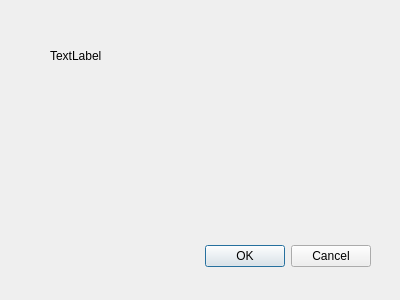
<?xml version="1.0" encoding="UTF-8"?>
<ui version="4.0">
 <class>Dialog</class>
 <widget class="QDialog" name="Dialog">
  <property name="geometry">
   <rect>
    <x>0</x>
    <y>0</y>
    <width>400</width>
    <height>300</height>
   </rect>
  </property>
  <property name="windowTitle">
   <string>Dialog Test</string>
  </property>
  <widget class="QDialogButtonBox" name="buttonBox">
   <property name="geometry">
    <rect>
     <x>30</x>
     <y>240</y>
     <width>341</width>
     <height>32</height>
    </rect>
   </property>
   <property name="orientation">
    <enum>Qt::Horizontal</enum>
   </property>
   <property name="standardButtons">
    <set>QDialogButtonBox::Cancel|QDialogButtonBox::Ok</set>
   </property>
  </widget>
  <widget class="QLabel" name="testLabel">
   <property name="geometry">
    <rect>
     <x>50</x>
     <y>40</y>
     <width>181</width>
     <height>31</height>
    </rect>
   </property>
   <property name="text">
    <string>TextLabel</string>
   </property>
  </widget>
 </widget>
 <resources/>
 <connections>
  <connection>
   <sender>buttonBox</sender>
   <signal>accepted()</signal>
   <receiver>Dialog</receiver>
   <slot>accept()</slot>
   <hints>
    <hint type="sourcelabel">
     <x>248</x>
     <y>254</y>
    </hint>
    <hint type="destinationlabel">
     <x>157</x>
     <y>274</y>
    </hint>
   </hints>
  </connection>
  <connection>
   <sender>buttonBox</sender>
   <signal>rejected()</signal>
   <receiver>Dialog</receiver>
   <slot>reject()</slot>
   <hints>
    <hint type="sourcelabel">
     <x>316</x>
     <y>260</y>
    </hint>
    <hint type="destinationlabel">
     <x>286</x>
     <y>274</y>
    </hint>
   </hints>
  </connection>
 </connections>
</ui>
